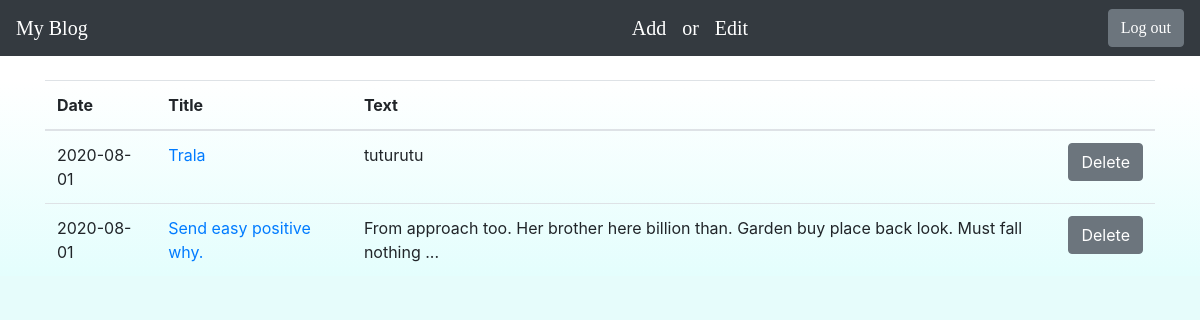
Before: /drafts/ (signed in) with the older database file.
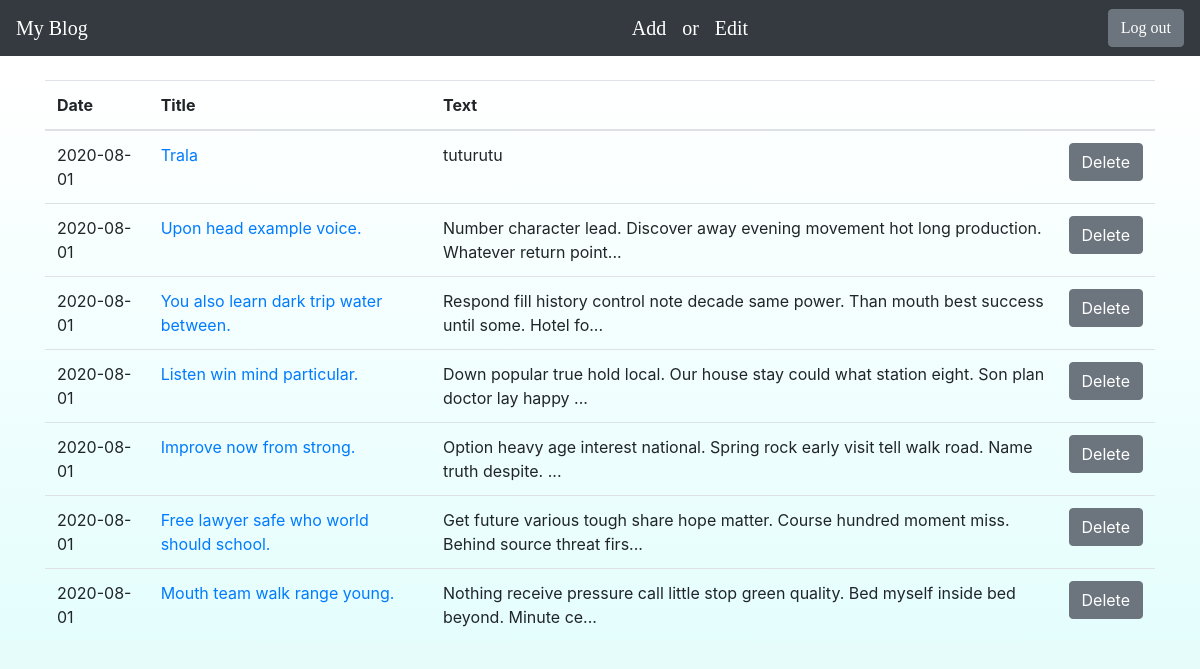
After: the same page with the newer database file.
### blog/models.py (models this page shows)
class Entry(db.Model):
    id = db.Column(db.Integer, primary_key=True)
    title = db.Column(db.String(80), nullable=False)
    body = db.Column(db.Text, nullable=False)
    pub_date = db.Column(db.DateTime, nullable=False,
                         default=datetime.datetime.utcnow)
    is_published = db.Column(db.Boolean, default=False)

### blog/routes.py (the view)
@app.route("/drafts/", methods=['GET'])
@login_required
def list_drafts():
    drafts = Entry.query.filter_by(
        is_published=False).order_by(Entry.pub_date.desc())
    return render_template("drafts.html", drafts=drafts)

### blog/routes.py (called while the page is built)
def login_required(view_func):
    @functools.wraps(view_func)
    def check_permissions(*args, **kwargs):
        if session.get('logged_in'):
            return view_func(*args, **kwargs)
        return redirect(url_for('login', next=request.path))
    return check_permissions

### blog/templates/drafts.html
{% extends "base.html" %}
{% block content %}
<table class="table">
   <thead>
     <tr>
       <th scope="col">Date</th>
       <th scope="col">Title</th>
       <th scope="col">Text</th>
       <th scope="col"></th>
     </tr>
   </thead>
   <tbody>
       {% for post in drafts %}
     <tr>
       <td>
           {{ post.pub_date.strftime('%Y-%m-%d') }}
       </td>
       <td>
           <a href="{{ url_for('edit_entry', entry_id=post.id) }}">
               {{ post.title }}
           </a>
       </td>
       <td>{{ post.body|truncate(100, true) }}</td>
       <td>
        {% if session.logged_in %}
        <form class="form-inline my-2 my-lg-0" action="{{ url_for('delete_entry', entry_id=post.id) }}" method="POST">
          <button class="btn btn-secondary my-2 my-sm-0" type="submit">Delete</button>
        </form>
        {% endif %}</td>
     </tr>
     {% endfor %}
   </tbody>
 </table>
{% endblock %}

Changed rows visible on the page:
removed Entry: pub_date "2020-08-01", title "Send easy positive why.", body "From approach too. Her brother here billion than. Garden buy place back look. Must fall nothing ..."
now on this page (row edited): Entry: pub_date "2020-08-01", title "Upon head example voice.", body "Number character lead. Discover away evening movement hot long production. Whatever return point..."
now on this page (row edited): Entry: pub_date "2020-08-01", title "You also learn dark trip water between.", body "Respond fill history control note decade same power. Than mouth best success until some. Hotel fo..."
now on this page (row edited): Entry: pub_date "2020-08-01", title "Listen win mind particular.", body "Down popular true hold local. Our house stay could what station eight. Son plan doctor lay happy ..."
now on this page (row edited): Entry: pub_date "2020-08-01", title "Improve now from strong.", body "Option heavy age interest national. Spring rock early visit tell walk road. Name truth despite. ..."
now on this page (row edited): Entry: pub_date "2020-08-01", title "Free lawyer safe who world should school.", body "Get future various tough share hope matter. Course hundred moment miss. Behind source threat firs..."
now on this page (row edited): Entry: pub_date "2020-08-01", title "Mouth team walk range young.", body "Nothing receive pressure call little stop green quality. Bed myself inside bed beyond. Minute ce..."
